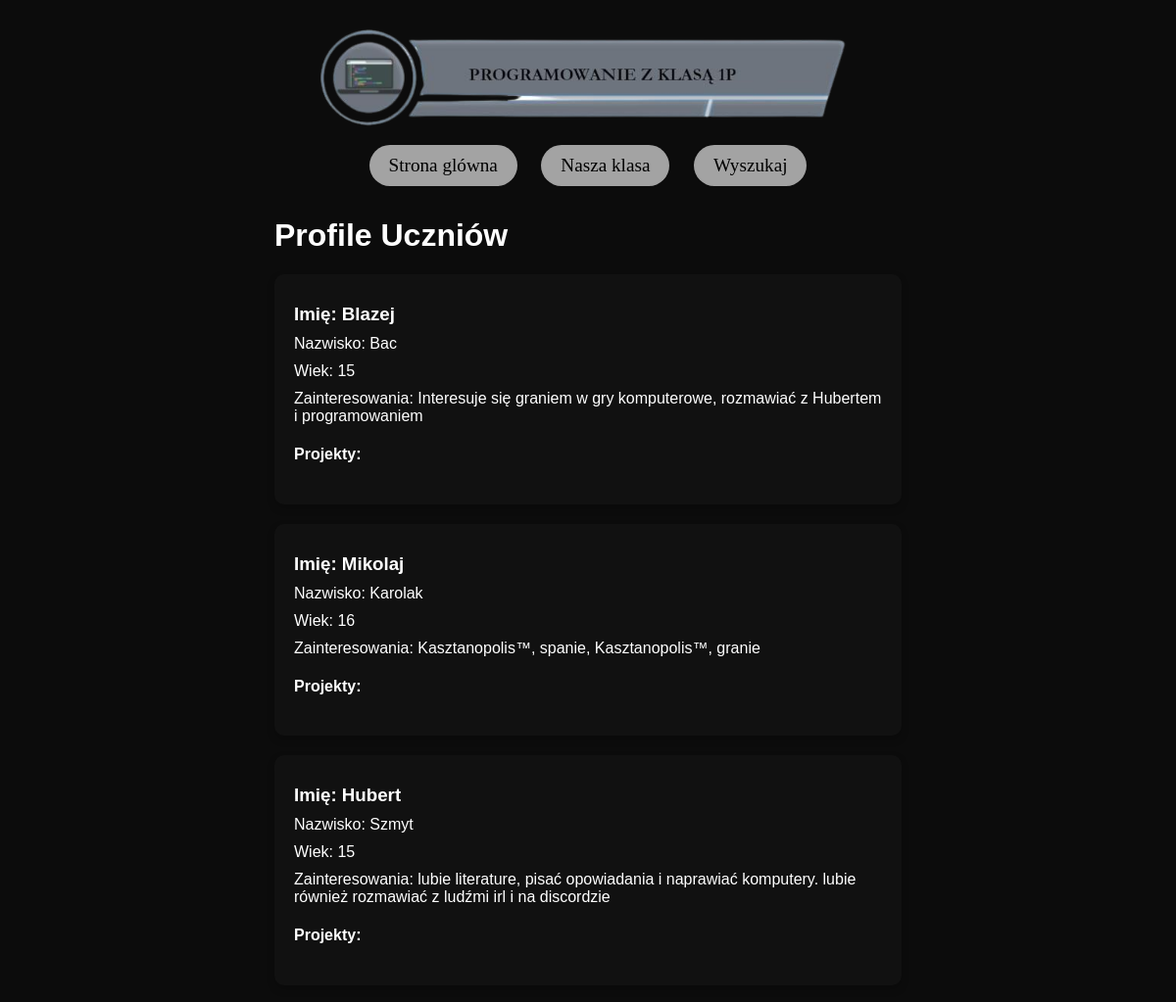
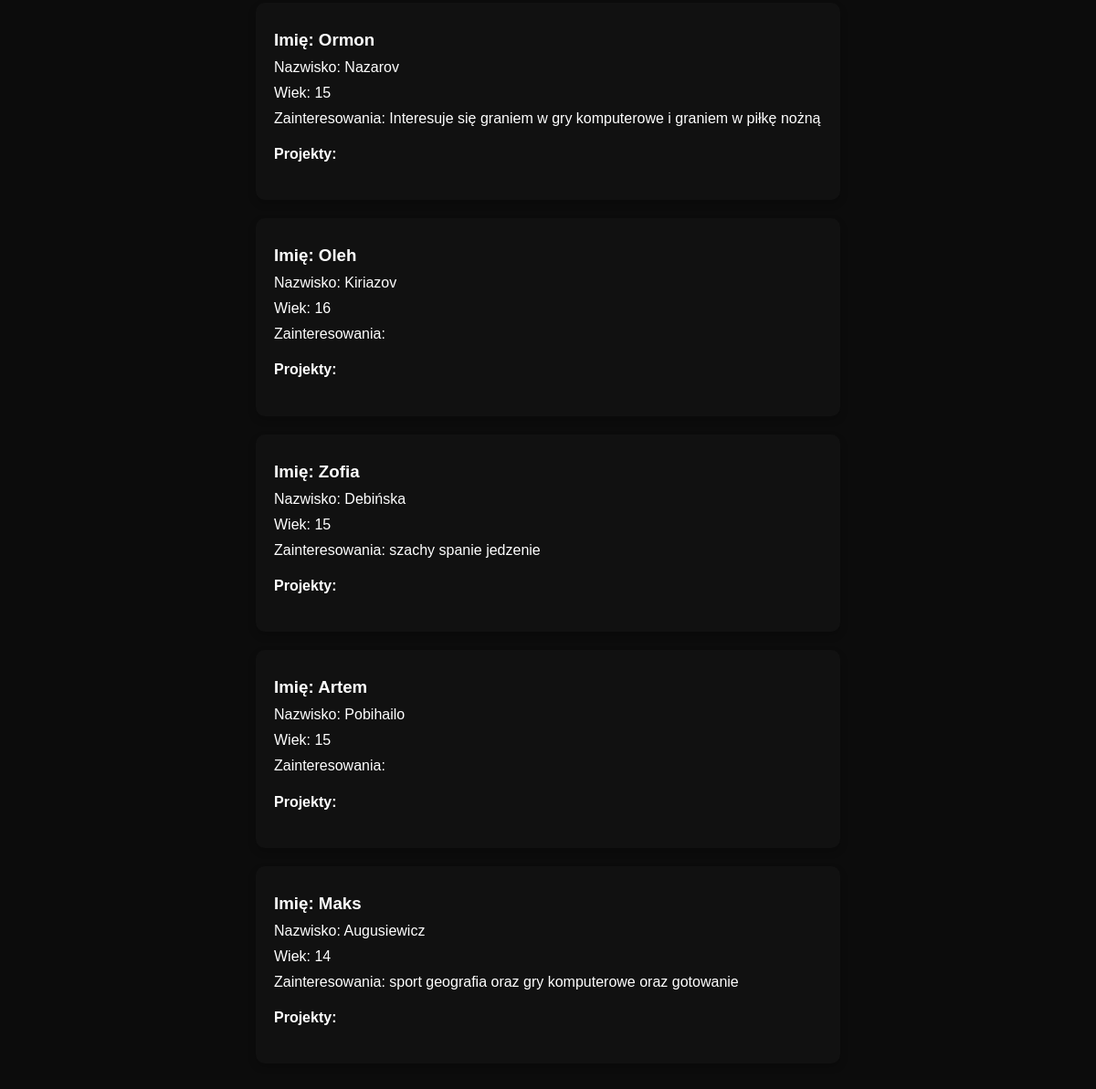
The page / on the database its author committed (2 pictures, top to bottom).
### tables this page shows
CREATE TABLE `uczniowie` (
  `id` int(11) NOT NULL,
  `imie` varchar(30) DEFAULT NULL,
  `nazwisko` varchar(30) DEFAULT NULL,
  `wiek` varchar(10) DEFAULT NULL,
  `Zainteresowanie` varchar(500) DEFAULT NULL,
  `tytul_projektu` varchar(255) DEFAULT NULL,
  `opis_projektu` text DEFAULT NULL,
  `obraz` varchar(255) DEFAULT NULL
);

### index.php (the view, shortened to what this page needs)
<?php
$conn = new mysqli('localhost', 'root', '', 'uczni');
$sql = "SELECT uczniowie.id AS uczen_id, uczniowie.imie, uczniowie.nazwisko, uczniowie.wiek, uczniowie.Zainteresowanie, projekty.id AS projekt_id, projekty.tytul_projektu
        FROM uczniowie
        LEFT JOIN projekty ON uczniowie.id = projekty.uczen_id";
$result = $conn->query($sql);
?>
<!DOCTYPE html>
<html lang="en">
<head>
</head>
<body>
<div class="panel">
        <img src="obraz.jpg">
    <div class="buttons">
            <a href="#" class="button">Strona glówna</a>
            <a href="#" class="button">Nasza klasa</a>
            <a href="#" class="button">Wyszukaj</a>
        </div>
    <div class="panel1">
        <h1>Profile Uczniów</h1>
        <?php
        if ($result->num_rows > 0) {
            $current_uczen_id = null;
            while ($row = $result->fetch_assoc()) {
                if ($current_uczen_id !== $row["uczen_id"]) {
                    if ($current_uczen_id !== null) {
                        echo "</div>";
                    }
                    echo '<div class="profile-panel">';
                    echo '<h3>Imię: ' . htmlspecialchars($row["imie"]) . '</h3>';
                    echo '<p>Nazwisko: ' . htmlspecialchars($row["nazwisko"]) . '</p>';
                    echo '<p>Wiek: ' . htmlspecialchars($row["wiek"]) . '</p>';
                    echo '<p>Zainteresowania: ' . htmlspecialchars($row["Zainteresowanie"]) . '</p>';
                    echo '<h4>Projekty:</h4>';
                    $current_uczen_id = $row["uczen_id"];
                }
            }
            echo '</div>';
        } else {
            echo '<p>Brak wyników do wyświetlenia.</p>';
        }
        ?>
    </div>
</body>
</html>

### index.php (style rules this page uses)
body { background-color: #0c0c0c; font-family: Arial, sans-serif; display: flex; flex-direction: column; align-items: center; margin: 0; padding: 20px; color: white; }
.profile-panel { background-color: #111111; width: 600px; padding: 20px; margin-bottom: 20px; border-radius: 10px; box-shadow: 0 4px 8px rgba(0, 0, 0, 0.2); }
.panel img { width: 600px }
.profile-panel h3, .profile-panel p { margin: 10px 0; }
.buttons { text-align: center; }
.button { display: inline-block; padding: 10px 20px; margin: 10px; font-size: 16px; font-family: cursive; color: #000; background-color: rgb(163, 163, 163); border: none; border-radius: 30px; text-decoration: none; cursor: pointer; transition: background-color 0.3s; }
.buttons a { font-size: 1.2rem; }

### rows shown on the page
uczniowie: imie "Blazej", nazwisko "Bac", wiek "15", Zainteresowanie "Interesuje się graniem w gry komputerowe, rozmawiać z Hubertem i programowaniem"
uczniowie: imie "Mikolaj", nazwisko "Karolak", wiek "16", Zainteresowanie "Kasztanopolis™, spanie, Kasztanopolis™, granie"
uczniowie: imie "Hubert", nazwisko "Szmyt", wiek "15", Zainteresowanie "lubie literature, pisać opowiadania i naprawiać komputery. lubie również rozmawiać z ludźmi irl i na discordzie"
uczniowie: imie "Ormon", nazwisko "Nazarov", wiek "15", Zainteresowanie "Interesuje się graniem w gry komputerowe i graniem w piłkę nożną"
uczniowie: imie "Oleh", nazwisko "Kiriazov", wiek "16"
uczniowie: imie "Zofia", nazwisko "Debińska", wiek "15", Zainteresowanie "szachy spanie jedzenie"
uczniowie: imie "Artem", nazwisko "Pobihailo", wiek "15"
uczniowie: imie "Maks", nazwisko "Augusiewicz", wiek "14", Zainteresowanie "sport geografia oraz gry komputerowe oraz gotowanie"
